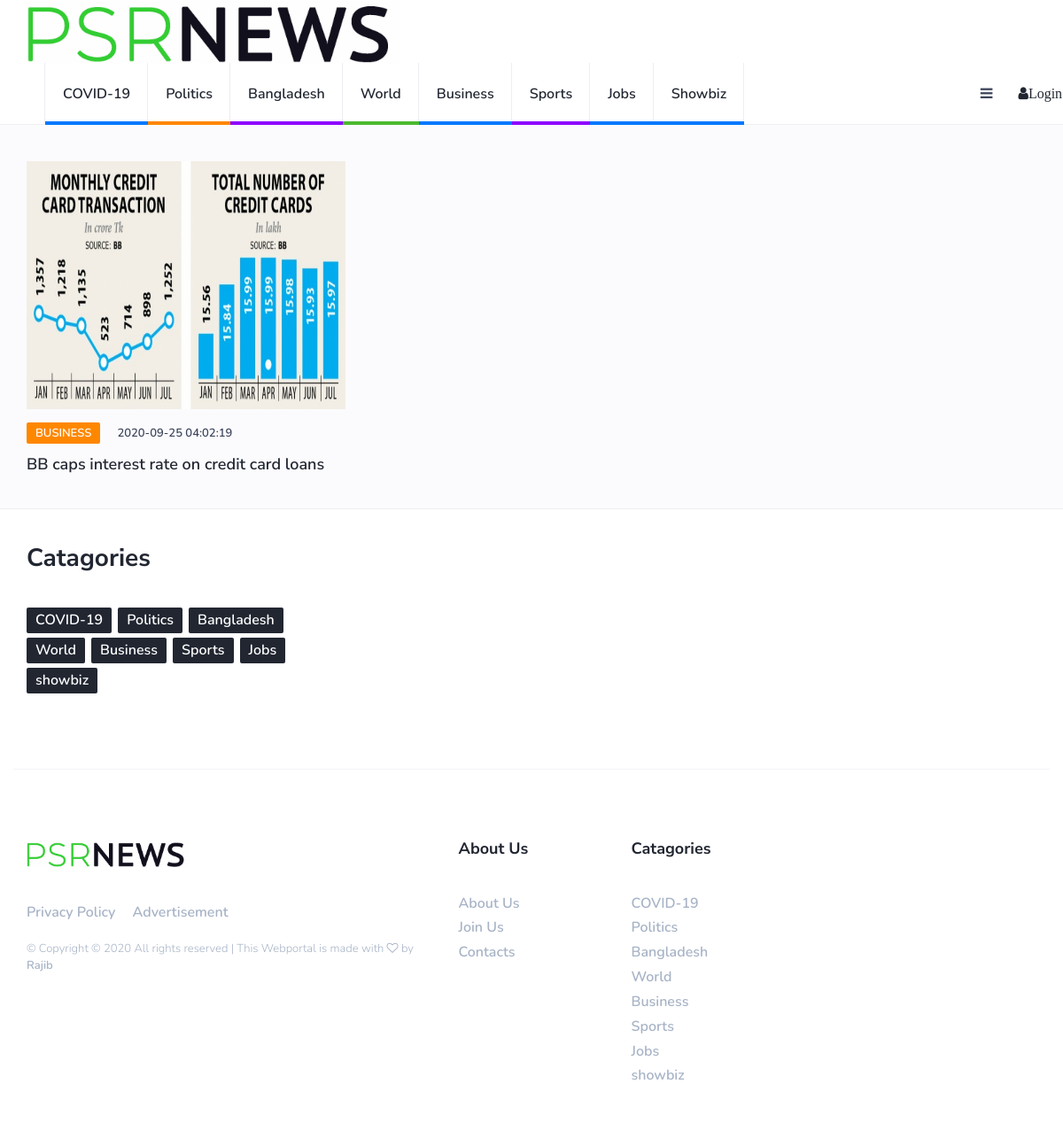
The app's page /business.php with its own data.
### tables this page shows
CREATE TABLE `mainportal` (
  `mid` int(255) NOT NULL,
  `mpublishdate` text NOT NULL DEFAULT current_timestamp(),
  `mtitle` text NOT NULL,
  `mauthorname` varchar(255) NOT NULL,
  `mcatagory` varchar(255) NOT NULL,
  `mimage` varchar(255) NOT NULL,
  `mbody` text NOT NULL,
  `comment` text NOT NULL
);

### business.php (the view, shortened to what this page needs)
<?php
$adminname= $_SESSION['username'];
$author=$_SESSION['ab'];
$visitor=$_SESSION['visitor'];
?>
<!DOCTYPE html>
<html lang="en">
<head>
	<link type="text/css" rel="stylesheet" href="css/bootstrap.min.css" />
	<link rel="stylesheet" href="css/font-awesome.min.css">
	<link type="text/css" rel="stylesheet" href="css/style.css" />
</head>
<body>
	<header id="header">
		<div id="nav">
			<div id="nav-fixed">
				<div class="container">
					<div class="nav-logo">
						<a href="portalindex.php" class="logo"><img src="./images/logo.png" alt=""></a>
					</div>
					<ul class="nav-menu nav navbar-nav">
					<li class='cat-3'><a href="covid.php">COVID-19</a></li>
					<li class='cat-2'><a href="politics.php">Politics</a></li>
					<li class='cat-4'><a href="Bangladesh.php">Bangladesh</a></li>
					<li class='cat-1'><a href="world.php">World</a></li>
					<li class='cat-3'><a href="business.php">Business</a></li>
					<li class='cat-4'><a href="sports.php">Sports</a></li>
					<li class='cat-3'><a href="jobs.php">Jobs</a></li>
					<li class='cat-3'><a href="ent.php">Showbiz</a></li>
					</ul>
					<div class="nav-btns">
						<button class="aside-btn"><i class="fa fa-bars"></i></button>
						<?php
						if(!empty($_SESSION['ab']))
						{
							echo "<a href='authorhome.php'><i class='fa fa-fw fa-user'>$author</i> </a>";
						}
						elseif (!empty($_SESSION['username']))
						{
							echo "<a href='home.php'><i class='fa fa-fw fa-user'>$adminname</i> </a>";
						}
						elseif (!empty($_SESSION['visitor']))
						{
							echo "<a href='portalindex.php'><i class='fa fa-fw fa-user'>$visitor</i> </a>";
						}
						else{
                          echo "<a href='loginsinup.html'><i class='fa fa-fw fa-user'>Login</i> </a>";
						}
						?>
					</div>
				</div>
			</div>
		</div>
	</header>
	<div class="section section-grey">
		<div class="container">
			<div class="row">
				<div class="col-md-12">
					<div class="section-title text-center">
					<h2>Business News</h2>
					</div>
                </div>
                <?php
				$mysqli =  new mysqli('localhost','root','','project') or die('Error');
				$resultset = $mysqli->query("select * from mainportal where mcatagory='Business' order by mid desc");
				?>
				<?php
				while($rows=$resultset->fetch_assoc())
				{
						$publishdate = $rows['mpublishdate'];
						$title = $rows['mtitle'];
						$catagory = $rows['mcatagory'];
						$imgsrc = $rows['mimage'];
						$id = $rows['mid'];
		echo("
        <div class='col-md-4'>
        <div class='post'>
            <a class='post-img' href='viewpostmain.php?id=$id'><img  height=280px width=1200px src='$imgsrc' alt='image'></a>
            <div class='post-body'>
                <div class='post-meta'>
                    <a class='post-category cat-2' href='viewpostmain.php?id=$id'>$catagory</a>
                    <span class='post-date'>$publishdate</span>
                </div>
                <h3 class='post-title'><a href='viewpostmain.php?id=$id'>$title
                        </a></h3>
            </div>
        </div>
    </div>");
				}
					?>
			</div>
		</div>
	</div>
	<div class="section">
		<div class="container">
			<div class="row">
				<div class="col-md-4">
					<div class="aside-widget">
						<div class="section-title">
							<h2>Catagories</h2>
						</div>
					</div>
					<div class="aside-widget">
						<div class="tags-widget">
							<ul>
								<li><a href="covid.php">COVID-19</a></li>
								<li><a href="politics.php">Politics</a></li>
								<li><a href="Bangladesh.php">Bangladesh</a></li>
								<li><a href="world.php">World</a></li>
								<li><a href="business.php">Business</a></li>
								<li><a href="Sports.php">Sports</a></li>
								<li><a href="jobs.php">Jobs</a></li>
								<li><a href="ent.php">showbiz</a></li>
							</ul>
						</div>
					</div>
				</div>
			</div>
		</div>
	</div>
	<footer id="footer">
		<div class="container">
			<div class="row">
				<div class="col-md-5">
					<div class="footer-widget">
						<div class="footer-logo">
							<a  href="portalindex.html" class="logo"><img width=40% src="./images/logo.png" alt=""></a>
						</div>
						<ul class="footer-nav">
							<li><a href="#">Privacy Policy</a></li>
							<li><a href="#">Advertisement</a></li>
						</ul>
						<div class="footer-copyright">
							<span>&copy;
								Copyright &copy;
								<script>document.write(new Date().getFullYear());</script> All rights reserved | This
								Webportal is made with <i class="fa fa-heart-o" aria-hidden="true"></i> by <a
									href="https://github.com/MRajibH">Rajib</a>
								</span>
						</div>
					</div>
				</div>
				<div class="col-md-4">
					<div class="row">
						<div class="col-md-6">
							<div class="footer-widget">
								<h3 class="footer-title">About Us</h3>
								<ul class="footer-links">
									<li><a href="portalindex.php">About Us</a></li>
									<li><a href="portalindex.php">Join Us</a></li>
									<li><a href="portalindex.php">Contacts</a></li>
								</ul>
							</div>
						</div>
						<div class="col-md-6">
							<div class="footer-widget">
								<h3 class="footer-title">Catagories</h3>
								<ul class="footer-links">
								<li><a href="covid.php">COVID-19</a></li>
								<li><a href="politics.php">Politics</a></li>
								<li><a href="Bangladesh.php">Bangladesh</a></li>
								<li><a href="world.php">World</a></li>
								<li><a href="business">Business</a></li>
								<li><a href="sports.php">Sports</a></li>
								<li><a href="jobs.php">Jobs</a></li>
								<li><a href="ent.php">showbiz</a></li>
								</ul>
							</div>
						</div>
					</div>
				</div>
				<div class="col-md-3">
				</div>
			</div>
		</div>
	</footer>
</body>
</html>

### css/style.css (style rules this page uses)
body { font-family: 'Nunito', sans-serif; font-size: 16px; font-weight: 300; color: #3d455c; margin: 0; padding: 0; overflow-x: hidden; }
h1, h2, h3, h4, h5, h6 { font-family: 'Nunito Sans', sans-serif; font-weight: 700; color: #212631; margin: 0px 0px 15px; }
h2 { font-size: 28px; }
h3 { font-size: 23px; }
a { font-weight: 600; color: #212631; text-decoration: none; }
ul,ol { margin: 0; padding: 0; list-style: none }
.section { padding-top: 40px; }
.section.section-grey { background-color: #fbfbfd; border-bottom: 1px solid #eceef2; border-top: 1px solid #eceef2; }
.section .section-title { margin-bottom: 40px; }
.section .section-title h2 { text-transform: capitalize; font-size: 28px; }
#nav { height: 70px; }
#nav:after { content: ""; position: fixed; left: 0; right: 0; bottom: 0; top: 0; background-color: rgba(33, 38, 49, 0.5); z-index: 90; opacity: 0; visibility: hidden; -webkit-transition: 0.2s all; transition: 0.2s all; }
#nav-fixed { position: fixed; left: 0; right: 0; top: 0; z-index: 90; background-color: #FFF; -webkit-box-shadow: 0px -1px 0px 0px #eceef2 inset; box-shadow: 0px -1px 0px 0px #eceef2 inset; }
#nav .container { position: relative; }
.nav-logo { float:left; }
.nav-logo .logo { line-height: 70px; display:inline-block; }
.nav-logo .logo > img { width: 100%; max-height: 70px; }
.nav-menu { margin-left: 20px; }
.nav-menu li a { position: relative; padding: 25px 20px; text-transform: capitalize; -webkit-box-shadow: -1px 0px 0px 0px #eceef2 inset; box-shadow: -1px 0px 0px 0px #eceef2 inset; -webkit-transition: 0.2s color; transition: 0.2s color; }
.nav-menu li:first-child a { border-left: 1px solid #eceef2; }
.nav-menu li a:after { content: ''; position: absolute; left: 0; right: 0; bottom: 0px; width: 100%; height: 4px; -webkit-transition: 0.2s width; transition: 0.2s width; }
.nav-menu li.cat-1 a:after { background-color: #4BB92F; }
.nav-menu li.cat-2 a:after { background-color: #ff8700; }
.nav-menu li.cat-3 a:after { background-color: #0078ff; }
.nav-menu li.cat-4 a:after { background-color: #8d00ff; }
.nav-btns { float:right; }
.nav-btns > button { padding: 25px 25px; border: none; line-height: 20px; background: transparent; }
.post { margin-bottom: 40px; }
.post .post-img { display: block; -webkit-transition: 0.2s opacity; transition: 0.2s opacity; }
.post .post-img > img { width: 100%; }
.post .post-meta { margin-top: 15px; margin-bottom: 15px; }
.post-meta .post-category { font-size: 13px; text-transform: uppercase; padding: 3px 10px; font-weight: 600; border-radius: 2px; margin-right: 15px; color: #FFF; background-color: #212631; -webkit-transition: 0.2s opacity; transition: 0.2s opacity; }
.post-meta .post-category.cat-2 { background-color: #ff8700; }
.post-meta .post-date { font-size: 13px; font-weight: 600; }
.post .post-title { font-size: 18px; margin-bottom: 0px; }
.aside-widget { margin-bottom: 40px; }
.tags-widget ul li { display:inline-block; margin-right:3px; margin-bottom:5px; }
.tags-widget ul li a { display:block; color:#fff; background-color: #212631; padding:3px 10px; font-weight:600; border-radius:2px; -webkit-transition:0.2s opacity; transition:0.2s opacity; }
#footer { padding-bottom: 40px; margin-top: 40px; }
#footer .container { padding-top: 80px; border-top: 1px solid #F4f4f9; }
.footer-widget { margin-bottom: 40px; }
.footer-widget .footer-title { margin-bottom: 40px; text-transform: capitalize; font-size: 18px; }
.footer-widget a { color: #a7b3c6; -webkit-transition: 0.2s color; transition: 0.2s color; }
.footer-logo { margin-bottom: 40px; }
.footer-nav li { display: inline-block; margin-right: 15px; }
.footer-links li + li { margin-top: 5px; }
.footer-copyright { margin-top: 20px; color: #a7b3c6; font-size: 13px; }

### records on screen
mainportal: mimage (picture), mcatagory "BUSINESS", mpublishdate "2020-09-25 04:02:19", mtitle "BB caps interest rate on credit card loans"
